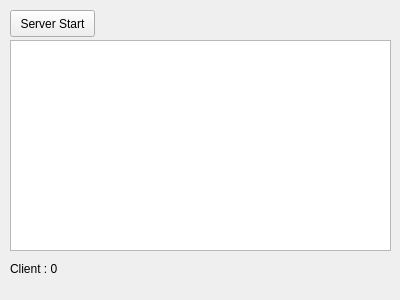
<?xml version="1.0" encoding="UTF-8"?>
<ui version="4.0">
 <class>Widget</class>
 <widget class="QWidget" name="Widget">
  <property name="geometry">
   <rect>
    <x>0</x>
    <y>0</y>
    <width>400</width>
    <height>300</height>
   </rect>
  </property>
  <property name="windowTitle">
   <string>Chat Server</string>
  </property>
  <widget class="QPushButton" name="btnStart">
   <property name="geometry">
    <rect>
     <x>10</x>
     <y>10</y>
     <width>85</width>
     <height>27</height>
    </rect>
   </property>
   <property name="text">
    <string>Server Start</string>
   </property>
  </widget>
  <widget class="QLabel" name="label">
   <property name="geometry">
    <rect>
     <x>10</x>
     <y>260</y>
     <width>91</width>
     <height>17</height>
    </rect>
   </property>
   <property name="text">
    <string>Client : 0</string>
   </property>
  </widget>
  <widget class="QTextEdit" name="textEdit">
   <property name="geometry">
    <rect>
     <x>10</x>
     <y>40</y>
     <width>381</width>
     <height>211</height>
    </rect>
   </property>
  </widget>
 </widget>
 <layoutdefault spacing="6" margin="11"/>
 <resources/>
 <connections/>
</ui>
